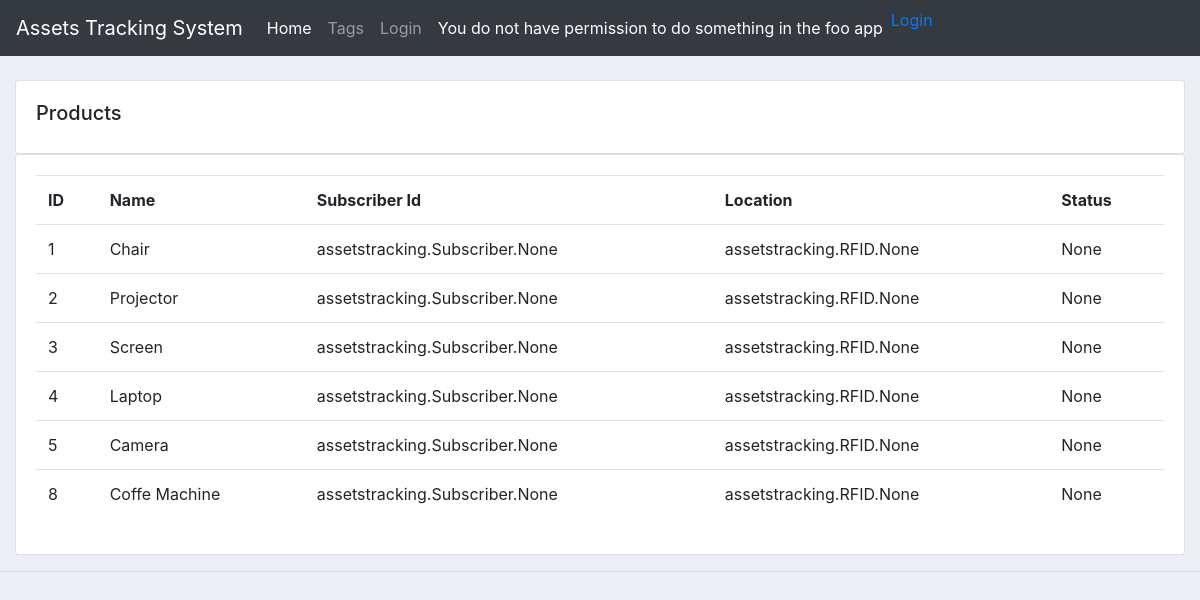
The page /tags/ on the database as committed earlier.
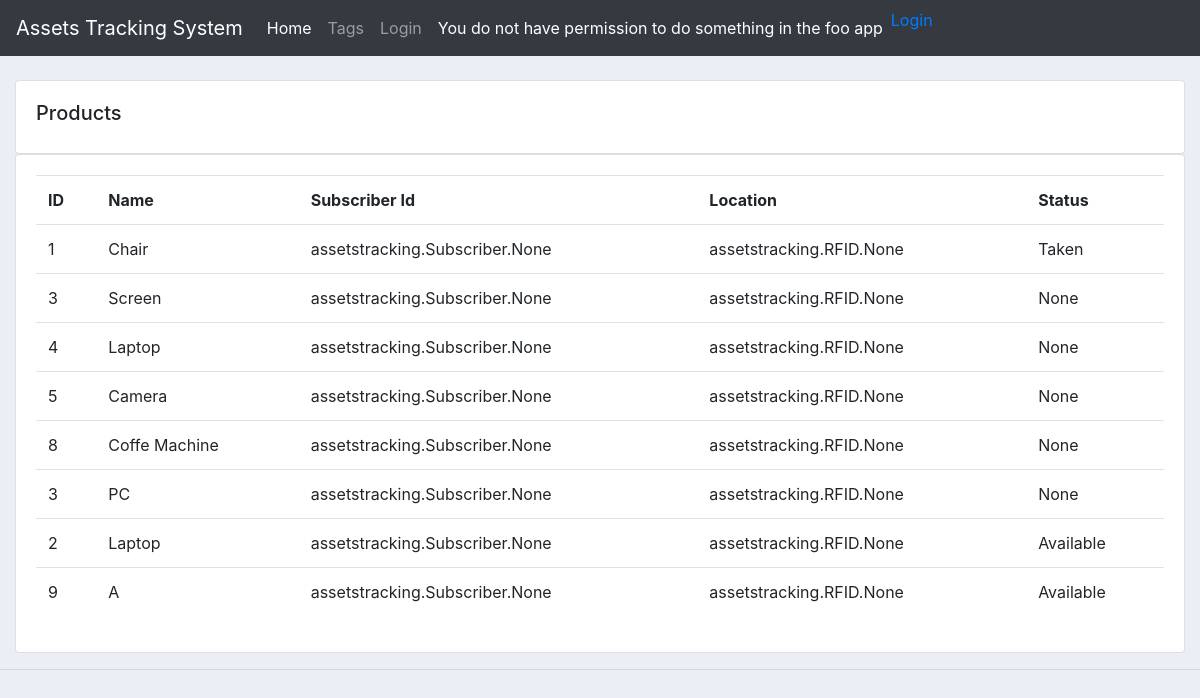
The same page on the database as committed later.
### assetstracking/models.py (models this page shows, shortened)
class Tag(models.Model):
    tag_id = models.IntegerField(null=True)
    asset_name = models.CharField(max_length=200, null=True)
    STATUS = (('Available','Available'),('Taken','Taken'),)
    asset_status = models.CharField(max_length=200, null=True, choices=STATUS)
    subscriber_id = models.ManyToManyField(Subscriber)
    rfid_id = models.ManyToManyField(RFID)
    asset_location = models.CharField(max_length=200, null=True)

### assetstracking/views.py (the view)
# urls.py: path('tags/', views.tags, name="tags"),
def tags(request):
    tags = Tag.objects.all()
    return render(request, 'assetstracking/tags.html', {'tags': tags})

### assetstracking/templates/assetstracking/tags.html
{%  extends 'assetstracking/main.html' %}
{% block content %}
		<br>
		<div class="row">
			<div class="col-md">
				<div class="card card-body">
					<h5>Products</h5>
				</div>
				<div class="card card-body">
					<table class="table">
						<tr>
							<th>ID</th>
							<th>Name</th>
							<th>Subscriber Id</th>
							<th>Location</th>
							<th>Status</th>
						</tr>
						{% for i in tags %}
							<tr>
								<td>{{i.tag_id}}</td>
								<td>{{i.asset_name}}</td>
								<td>{{i.subscriber_id}}</td>
								<td>{{i.rfid_id}}</td>
								<td>{{i.asset_status}}</td>
							</tr>
						{% endfor %}
					</table>
				</div>
			</div>
		</div>
{% endblock content %}

Rows that differ between the two databases and show on the page:
removed Tag: tag_id "2", asset_name "Projector", subscriber_id "assetstracking.Subscriber.None", rfid_id "assetstracking.RFID.None", asset_status "None"
changed Tag "Chair": asset_status "None" → "Taken"
added Tag: tag_id "3", asset_name "PC", subscriber_id "assetstracking.Subscriber.None", rfid_id "assetstracking.RFID.None", asset_status "None"
added Tag: tag_id "2", asset_name "Laptop", subscriber_id "assetstracking.Subscriber.None", rfid_id "assetstracking.RFID.None", asset_status "Available"
added Tag: tag_id "9", asset_name "A", subscriber_id "assetstracking.Subscriber.None", rfid_id "assetstracking.RFID.None", asset_status "Available"
